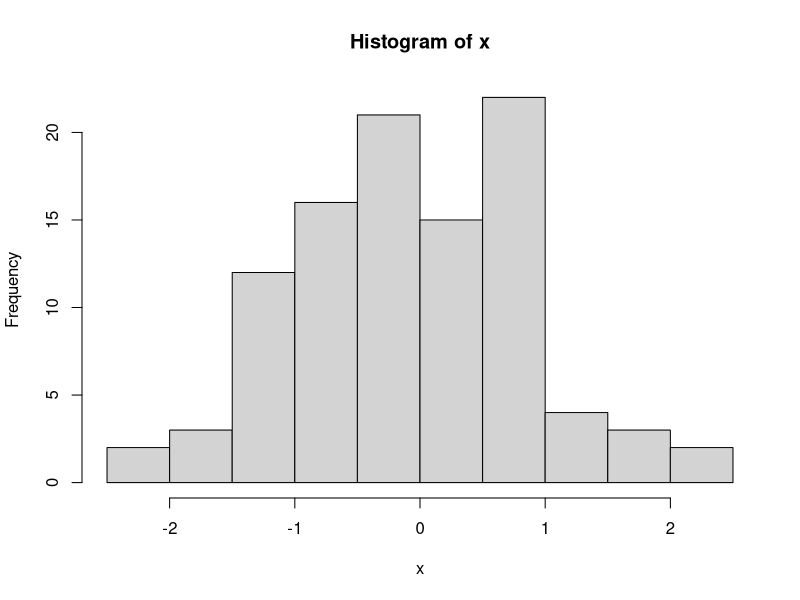
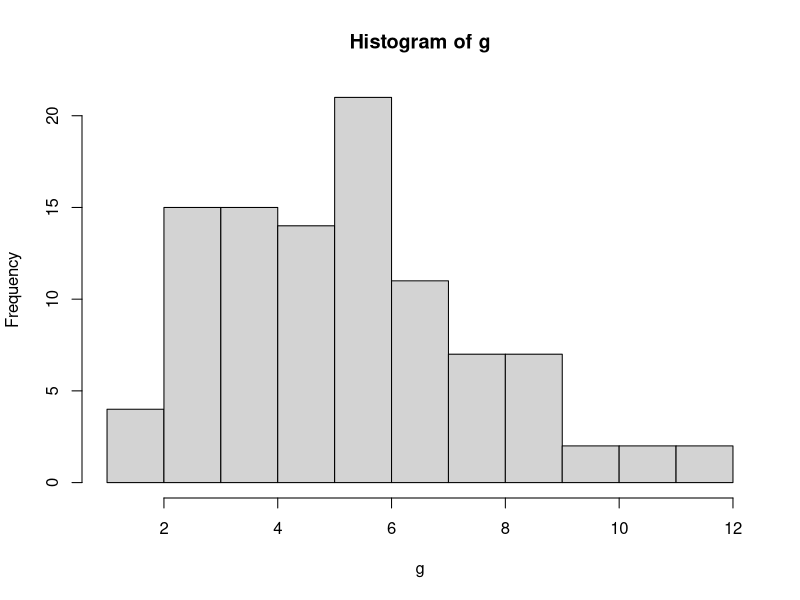

These figures' R source, in order:
## ---- chunk 1
x <- rnorm(100)
hist(x)
## ---- chunk 2
g <- rgamma(100, 5)
hist(g)
